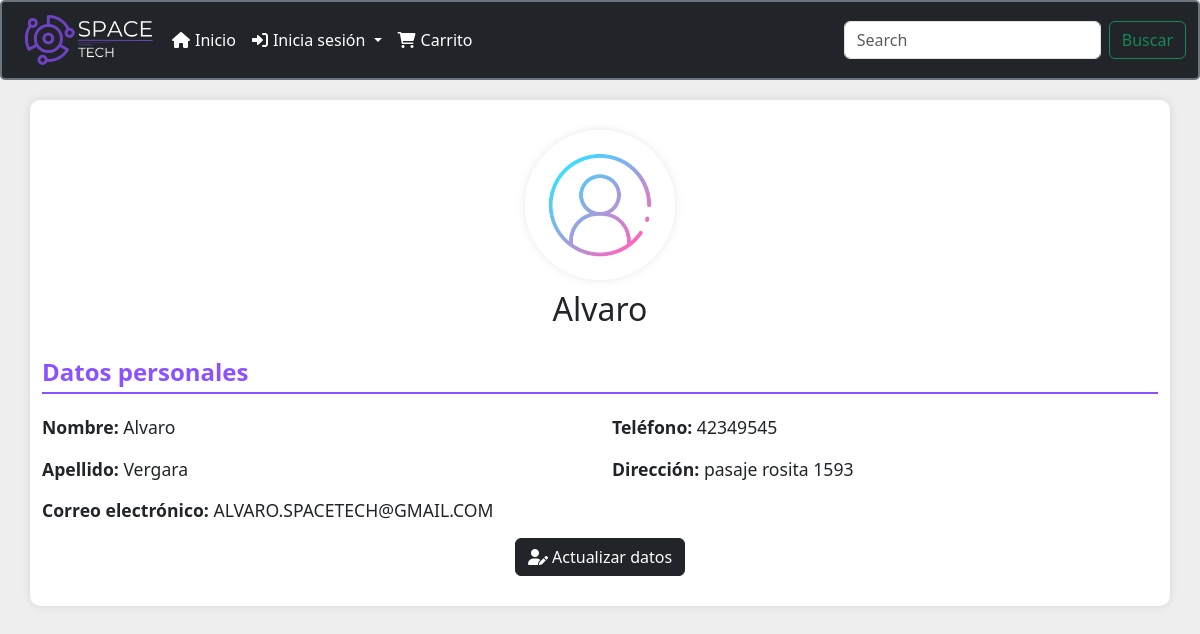
/profile/ (signed in), run on the app's committed database.
### menu/models.py (models this page shows, shortened)
class Usuario(models.Model):
    ROLE_CHOICES = [
        ('ADMIN', 'Administrador'),
        ('BODEGA', 'Bodeguero'),
        ('CLIENT', 'Cliente'),
    ]
    nombre_usuario = models.CharField(max_length=30)
    nombre = models.CharField(max_length=30)
    apellido = models.CharField(max_length=30)
    email = models.EmailField(unique=True)
    tfno = models.CharField(max_length=8, verbose_name="Telefono")
    clave = models.CharField(max_length=30)
    confirmar_clave = models.CharField(max_length=30)
    direccion = models.CharField(max_length=255, verbose_name="Dirección", null=True, blank=True)
    role = models.CharField(max_length=6, choices=ROLE_CHOICES)

### menu/views.py (the view)
# urls.py: path('profile/', views.profile_view, name='profile'),
def profile_view(request):
    if request.user.is_authenticated:
        try:
            perfil_usuario = Usuario.objects.get(email=request.user.email)
        except Usuario.DoesNotExist:
            perfil_usuario = None
        return render(request, 'profile.html', {'perfil_usuario': perfil_usuario})
    else:
        return redirect('login')

### menu/context_processors.py (called while the page is built)
def carrito_items_count(request):
    if request.user.is_authenticated:
        cart, created = Cart.objects.get_or_create(user=request.user)
        carrito_items_count = CartItem.objects.filter(cart=cart).aggregate(total_quantity=Sum('quantity'))['total_quantity'] or 0
    else:
        carrito_items_count = 0
    return {
        'carrito_items_count': carrito_items_count
    }

### menu/templates/profile.html (shortened to what this page needs)
<!DOCTYPE html>
<html lang="es">
<head>
    {% load static %}
    <link href="https://cdn.jsdelivr.net/npm/bootstrap@5.3.3/dist/css/bootstrap.min.css" rel="stylesheet">
    <link rel="stylesheet" href="https://cdnjs.cloudflare.com/ajax/libs/font-awesome/6.0.0-beta3/css/all.min.css" />
</head>
<body>
    {% include "plantilla/menu.html" %}
    <div class="container profile-container">
        <div class="profile-header">
            <img src="{% static 'img/login.png' %}" alt="Foto del usuario" class="profile-photo">
            <h2 class="profile-title">{{ perfil_usuario.nombre_usuario }}</h2>
        </div>
        <div class="profile-info">
            <h3 class="section-title">Datos personales</h3>
            <div class="row">
                <div class="col-md-6">
                    <p><strong>Nombre:</strong> {{ perfil_usuario.nombre }}</p>
                    <p><strong>Apellido:</strong> {{ perfil_usuario.apellido }}</p>
                    <p><strong>Correo electrónico:</strong> {{ perfil_usuario.email|upper }}</p>
                </div>
                <div class="col-md-6">
                    <p><strong>Teléfono:</strong> {{ perfil_usuario.tfno }}</p>
                    <p><strong>Dirección:</strong> {{ perfil_usuario.direccion }}</p>
                </div>
            </div>
        </div>
        <div class="text-center">
            <a href="{% url 'update_profile' %}" class="btn btn-dark"><i class="fas fa-user-edit"></i> Actualizar datos</a>
        </div>
    </div>
</body>
</html>

### menu/templates/profile.html (style rules this page uses)
body { background-color: #eff0f1; font-family: Arial, sans-serif; }
.profile-container { max-width: 700px; margin: auto; background-color: #fff; padding: 30px; border-radius: 10px; box-shadow: 0 0 10px rgba(0, 0, 0, 0.1); margin-top: 20px; }
.profile-header { text-align: center; margin-bottom: 30px; }
.profile-photo { width: 150px; height: 150px; object-fit: cover; border-radius: 50%; border: 5px solid #fff; box-shadow: 0 0 10px rgba(0, 0, 0, 0.1); }
.profile-title { margin-top: 10px; font-size: 2rem; color: #212529; }
.profile-info { margin-top: 30px; }
.profile-info p { font-size: 1.1rem; margin-bottom: 15px; color: #212529; }
.section-title { font-size: 1.5rem; font-weight: bold; color: #8C52FF; margin-bottom: 20px; border-bottom: 2px solid #8C52FF; padding-bottom: 5px; }

### data on the page
Usuario: nombre_usuario "Alvaro", nombre "Alvaro", apellido "Vergara", email "ALVARO.SPACETECH@GMAIL.COM", tfno "42349545", direccion "pasaje rosita 1593"
